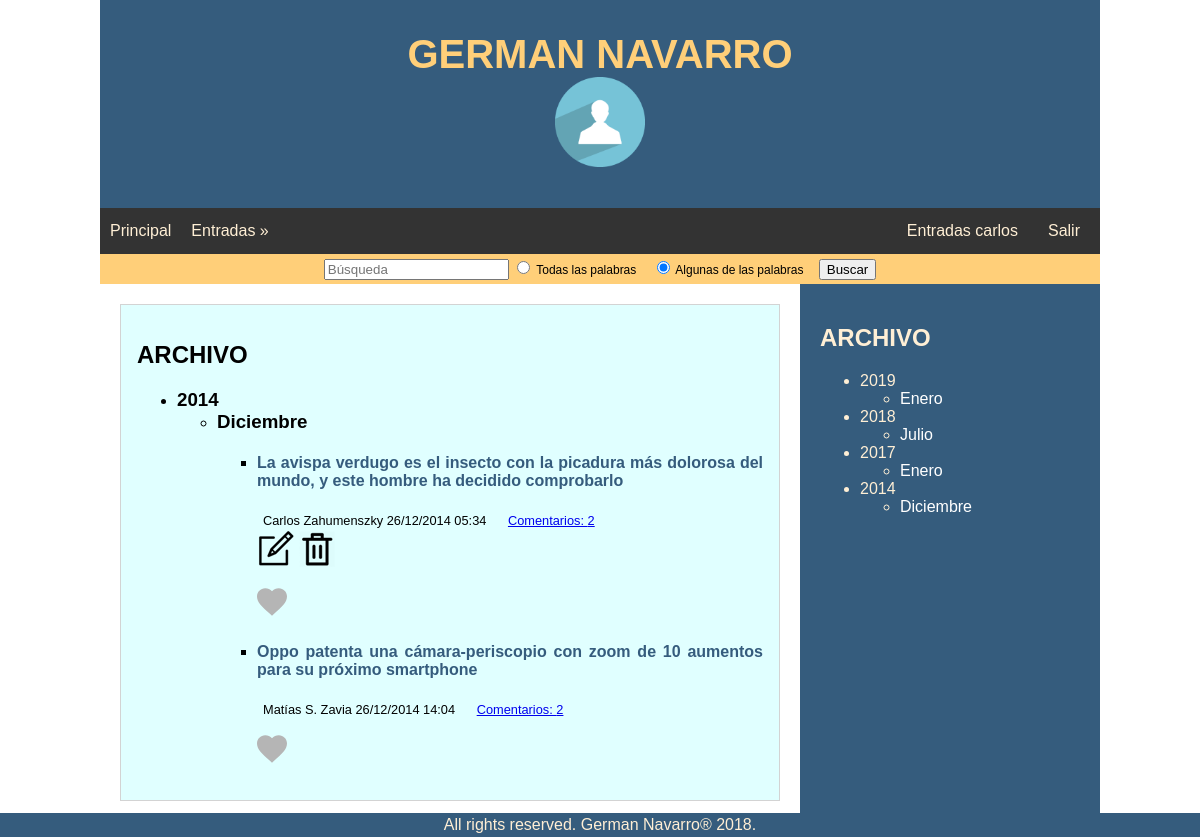
Screenshot of /principal.php?year=2014&month=12&accion=archivo (signed in) with the database file from the repository.
### tables this page shows
create table IF NOT EXISTS entrada(
	`id` int AUTO_INCREMENT,
	`titulo` VARCHAR(250) not null,
	`texto` TEXT(65000) not null,
	`fechaHora` TIMESTAMP,
	`idUsuario` INT,
	PRIMARY KEY (id),
	FOREIGN KEY FK_idUsuario_idEntrada (idUsuario) REFERENCES usuario(id)
);

create table IF NOT EXISTS usuario(
	`id` int AUTO_INCREMENT,
	`nombre` VARCHAR(100) not null,
	`usuario` VARCHAR(40) not null,
	`ubicacionFoto` VARCHAR(240) null,
	`pass` VARCHAR(256),
	PRIMARY KEY (id)
);

### funciones.php (the view, shortened to what this page needs)
<?php
function conectarDB(){
	try {
		$dsn = "mysql:host=localhost;dbname=blogdwes;charset=utf8";
		$dbh = new PDO($dsn, 'root');
	} catch (PDOException $e){
		print "Error de Conexión: ".$e->getMessage();
	}
	return $dbh;
}
function consultaNickUsuarioDB($idUsuario){
	$conexion = conectarDB();
	$sql = "SELECT usuario from usuario WHERE id=?";
	$consultaUsuario = $conexion->prepare($sql);
	$consultaUsuario->bindParam(1, $idUsuario);
	$consultaUsuario->execute();
	while($reg = $consultaUsuario->fetch()){
		$usuario = $reg['usuario'];
	}
	return $usuario;
}
function consultaIdUsuarioDBporNick($nick){
	$conexion = conectarDB();
	$sql = "SELECT id from usuario WHERE usuario=?";
	$consultaIdUsuario = $conexion->prepare($sql);
	$consultaIdUsuario->bindParam(1, $nick);
	$consultaIdUsuario->execute();
	while($reg = $consultaIdUsuario->fetch()){
		$idUsuario = $reg['id'];
	}
	return $idUsuario;
}
function consultaIdUsuarioDB($idEntrada){
	$conexion = conectarDB();
	$sql = "SELECT idUsuario FROM entrada WHERE id =?";
	$consultaUsuario = $conexion->prepare($sql);
	$consultaUsuario->bindParam(1, $idEntrada);
	$consultaUsuario->execute();
	while($reg = $consultaUsuario->fetch()){
		$idUsuario = $reg['idUsuario'];
	}
	return $idUsuario;
}
function consultaComentariosDB($idEntrada){
	$conexion = conectarDB();
	$sql = "SELECT c.id  , c.texto , c.idUsuario  , c.fechaHora as fh  FROM comentario c, entrada e WHERE e.id=c.idEntrada AND c.idEntrada=?";
	$consultaComentario = $conexion->prepare($sql);
	$consultaComentario->bindParam(1, $idEntrada);
	$consultaComentario->execute();
	$comentarioArr = array();
	while ($comentario = $consultaComentario->fetch()){
		$idComentario = $comentario['id'];
		$textoComent = $comentario['texto'];
		$fhComent = $comentario['fh'];
		$idUsuario = $comentario['idUsuario'];
		$comentario = new Comentario($idComentario, $idEntrada, $fhComent,  consultaNickUsuarioDB($idUsuario), $textoComent);
		$comentarioArr[] = $comentario;
	}
	return $comentarioArr;
}
function dateTime($fechaHora){
	$anyo = substr($fechaHora,0,4);
	$mes = substr($fechaHora,5,2);
	$dia = substr($fechaHora,8,2);
	$hora = substr($fechaHora,11,2);
	$min = substr($fechaHora,14,2);
	return $dia."/".$mes."/".$anyo." ".$hora.":".$min;
}
function favoritoLeer($idEntrada, $idUsuario){
	$idUsuario = consultaIdUsuarioDBporNick($_SESSION['usuario']);
	$conexion = conectarDB();
	$sql = "SELECT id FROM favoritos WHERE idEntrada=? and idUsuario=?";
	$consulta  = $conexion->prepare($sql);
	$consulta->bindParam(1, $idEntrada);
	$consulta->bindParam(2, $idUsuario);
	$consulta->execute();
	$res =$consulta->rowCount();
	if($res>0){
		return true;
	}else{
		return false;
	}
}
function month($month){
	switch($month){
		case 1:  return "Enero";break;
		case 7:  return "Julio";break;
		case 12:  return "Diciembre";break;
	}
}
function mostrarArchivo( $year, $month){
	$textoString ="";
	$textoString .= "<h2>ARCHIVO</h2><ul><li><h3>$year</h3><ul><li><h3>".month($month)."</h3>";
	$idArr = _mostrarArchivoDBgetIdEntradas($year, $month);
	foreach($idArr as $idEntrada){
		$objetoEntrada = readUnaEntradaDB($idEntrada);
		$textoString .= "<ul><li><h4><a href=\"./principal.php?idEntrada=$objetoEntrada->idEntrada&amp;accion=mostrar\">$objetoEntrada->titulo</a></h4>";
		$textoString .= '<div><div> '.$objetoEntrada->_mostrarUsuarioFechaHora().'</div><div> <a href="./principal.php?idEntrada='.$objetoEntrada->idEntrada.'&amp;accion=mostrarComentario">Comentarios: '.$objetoEntrada->_contadorComentarios().'</a></div></div><br>';
		$textoString .= $objetoEntrada->_mostrarEditarBorrarEntrada();
		$textoString .= " </li></ul> ";
	}
	$textoString .= "</li></ul></li></ul>";
	return $textoString;
}
function _mostrarArchivoDBgetIdEntradas($year, $month){
	$conexion = conectarDB();
	$sql = "SELECT id  from entrada WHERE SUBSTR(fechaHora, 1, 4) = ? and SUBSTR(fechaHora,6,2) =?";
	$idEntrada = $conexion->prepare($sql);
	$idEntrada->bindParam(1, $year);
	$idEntrada->bindParam(2, $month);
	$idEntrada->execute();
	$idArr = array();
	while ($resultado = $idEntrada->fetch()){
		$idArr[]= $resultado['id'];
	}
	return $idArr;
}
function readUnaEntradaDB($idEntrada){
	$conexion = conectarDB();
	$sql = "SELECT e.id, e.titulo, e.texto, e.fechaHora, u.nombre FROM entrada e, usuario u WHERE e.idUsuario=u.id and e.id=?";
	$consultaEntrada = $conexion->prepare($sql);
	$consultaEntrada->bindParam(1, $idEntrada);
	$consultaEntrada->execute();
	while ($registro = $consultaEntrada->fetch()) {
		$idEntrada = $registro['id'];
		$fh = $registro['fechaHora'];
		$titulo = $registro['titulo'];
		$usuario = $registro['nombre'];
		$texto = $registro['texto'];
		$entrada = new Entrada ($idEntrada, $fh, $titulo, $usuario, $texto, consultaComentariosDB($idEntrada));
	}
	return $entrada;
}
?>

### Entrada.class.php (shortened to what this page needs)
<?php
Class Entrada{
	private $idEntrada;
	private $fechaHora;
	private $usuario;
	private $comentario = array();
	public function __construct($idEntrada, $fechaHora, $titulo, $usuario, $texto, $comentario=array()){
		$this->idEntrada = $idEntrada;
		$this->fechaHora = $fechaHora;
		$this->titulo = $titulo;
		$this->usuario = $usuario;
		$this->comentario = $comentario;
	}
	public function __get($atributo){
		return $this->$atributo;
	}
	public function _mostrarUsuarioFechaHora(){
		return $this->usuario.' ' . dateTime($this->fechaHora);
	}
	public function _contadorComentarios(){
		$comments  =$this->comentario ;
		if($comments>0)
			return sizeof($comments);
		else
			return 0;
	}
	public function _mostrarEditarBorrarEntrada(){
		$texto = "";
		$idUsuario = consultaIdUsuarioDB($this->idEntrada);
		$nickUsuarioObjetoEntrada = consultaNickUsuarioDB($idUsuario);
		if(isset($_SESSION['usuario'])){
			if(favoritoLeer($this->idEntrada, $idUsuario)){
				$heart = "images/redHeart.svg";
				$link = "principal.php?idEntrada=$this->idEntrada&amp;idUsuario=$idUsuario&amp;accion=favoritoQuitar";
			}else{
				$heart = "images/grayHeart.svg";
				$link = "principal.php?idEntrada=$this->idEntrada&amp;idUsuario=$idUsuario&amp;accion=favoritoGuardar";
			}
			if(strtolower($_SESSION['usuario']) === strtolower($nickUsuarioObjetoEntrada)){
				$texto .= '
        <a href="principal.php?idEntrada='.$this->idEntrada.'&amp;accion=editarEntrada">
        <img src="images/edit_small.png" alt="Editar Entrada" title="Editar Entrada"></a>
        <a href="principal.php?idEntrada='.$this->idEntrada.'&amp;accion=borrarEntradaWarning">
        <img src="images/bin_small.png" alt="Borrar Entrada" title="Borrar Entrada"></a>
		';}
			$texto .= '<p><a href="'.$link.'"><img src="'.$heart.'" height="30" alt="Favorito" title="Favorito"></a></p>
		';
		}
		return $texto;
	}
}
?>

### css/style.css (style rules this page uses)
* { box-sizing: border-box; }
body { font-family: sans-serif; margin: 0 auto; max-width: 1000px; }
article h3 a, h4 a, a h5 { text-decoration: none; color: #355C7D; }
article>ul>li>h3, article>ul>li>ul>li>h3, article>ul>li>ul>li { margin: 0; }
article div { padding-right: 15px; padding-left: 3px; display: inline; font-size: 0.8rem; font-weight: 500; }

### rows the page displays
entrada: titulo "La avispa verdugo es el insecto con la picadura más dolorosa del mundo, y este hombre ha decidido comprobarlo", $objetoEntrada->_mostrarUsuarioFechaHora() "Carlos Zahumenszky 26/12/2014 05:34", _contadorComentarios "2"
entrada: titulo "Oppo patenta una cámara-periscopio con zoom de 10 aumentos para su próximo smartphone", $objetoEntrada->_mostrarUsuarioFechaHora() "Matías S. Zavia 26/12/2014 14:04", _contadorComentarios "2"

### other values shown
$mostrarUsuario "carlos"
$year "2014"
month($month) "Diciembre"
$year['anyo'] "2019"
month($mes) "Enero"
$year['anyo'] "2018"
month($mes) "Julio"
$year['anyo'] "2017"
$year['anyo'] "2014"
month($mes) "Diciembre"
